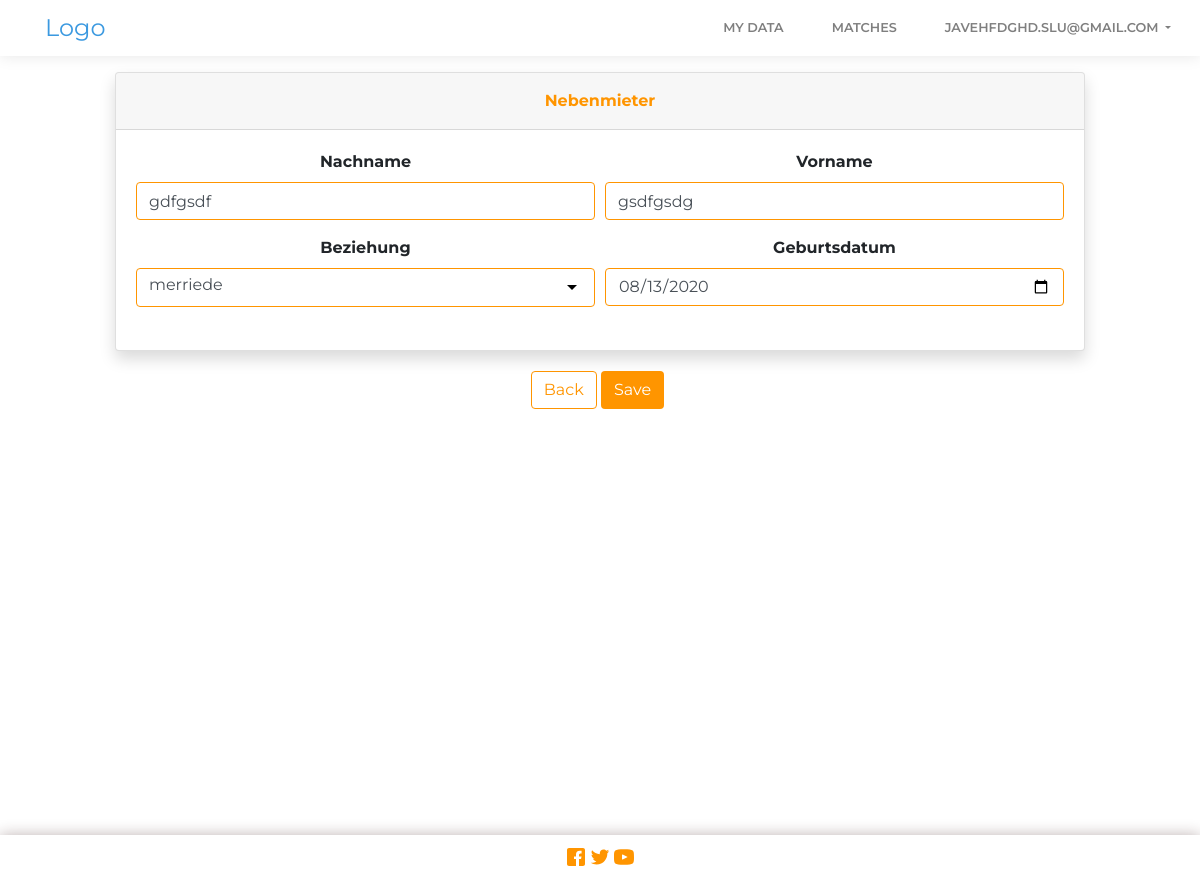
Screenshot of /update/nebenmieter/4 (signed in) with the database file from the repository.
### accounts/models.py (models this page shows, shortened)
class User(AbstractBaseUser, PermissionsMixin):
    email = models.EmailField(_('email address'), unique=True)
    role = models.CharField(max_length=254,default='mieter')
    is_staff = models.BooleanField(default=False)
    is_active = models.BooleanField(default=True)
    date_joined = models.DateTimeField(default=timezone.now)
    USERNAME_FIELD = 'email'
    REQUIRED_FIELDS = []
    objects = CustomUserManager()

### mieter/models.py (models this page shows, shortened)
class Nebenmieter(models.Model):
	mieter = models.ForeignKey(User, on_delete=models.CASCADE)
	nachname = models.CharField(max_length=50,null=True, blank=True, default='')
	vorname = models.CharField(max_length=50,null=True, blank=True, default='')
	geburtsdatum = models.DateTimeField(auto_now_add=False,null=True, blank=True)

### mieter/views.py (the view, shortened to what this page needs)
# urls.py: path('update/nebenmieter/<pk>', NebenmieterUpdateFormView.as_view(),name="nebenmieter_update"),
class NebenmieterUpdateFormView(LoginRequiredMixin, UpdateView):
	template_name = 'nebenmieter_update_form.html'
	model = Nebenmieter
	def dispatch(self, request, *args, **kwargs):
		handler = super().dispatch(request, *args, **kwargs)
		user = request.user
		post = self.get_object()
		if not (post.mieter == user):
			return redirect('/')
		return handler
	def get(self,request,*args,**wargs):
		beziehungs = Beziehung.objects.all()
		form_class = NebenmieterForm(instance=self.get_object())
		return render(request,self.template_name, {'form': form_class, 'information': self.get_object(), 'beziehungs': beziehungs})

### mieter/forms.py
class NebenmieterForm(forms.ModelForm):
	class Meta:
		model = Nebenmieter
		exclude = ['mieter',]

### mieter/models.py (called while the page is built)
	def __str__(self):
		return f"{self.nebenmieter.pk} {self.beziehung.beziehung}"

### mieter/templatetags/check.py (called while the page is built)
@register.simple_tag()
def check_Nebenmieter_Beziehung_select(nebenmieter, beziehung):
	try:
		return NebenmieterBeziehung.objects.get(nebenmieter=nebenmieter, beziehung=beziehung )
	except:
		pass
	return None

### mieter/templates/nebenmieter_update_form.html (shortened to what this page needs)
<!DOCTYPE html>
<html lang="en">
<head>
    {% load static %}
    {% load check %}
    <link rel="stylesheet" href="https://cdn.jsdelivr.net/npm/bootstrap-select@1.13.14/dist/css/bootstrap-select.min.css">
    <link rel="stylesheet" href="{% static 'bootstrap.min.css' %}" media=all>
    <link rel="preload" href="{% static 'font-awesome.min.css' %}" as="style" onload="this.onload=null;this.rel='stylesheet'">
    <link href="{% static 'selectize.css' %}" rel="stylesheet">
<nav class="navbar navbar-light navbar-expand-lg fixed-top bg-white clean-navbar" style="padding: 0.3rem;">
    <div class="container" style="padding: 0px; padding-left: 5px;  max-width: 100%;">
        <div>
              <a class="navbar-brand logo" href="" style="color: rgb(59,153,224); vertical-align: middle; text-align: center;">Logo</a>
        </div>
        <div class="collapse navbar-collapse" id="navcol-1" style="padding: 0px; margin: 0px; vertical-align: middle; align-content: center; text-align: center;">
            <ul class="nav navbar-nav ml-auto">
                <li class="nav-item" role="presentation" style="padding-right: 1rem; padding-left: 1rem;">
                    <a class=" nav-link " href="{% url 'index' %}">My Data</a>
                </li>
                <li class="nav-item" role="presentation" style="padding-right: 1rem; padding-left: 1rem;">
                    <a class=" nav-link " href="{% url 'matches' %}">Matches</a>
                </li>
                <li class="nav-item" style="padding-right: 1rem; padding-left: 1rem;">
                    <a class="nav-link dropdown-toggle" href="#" id="userMenu" data-toggle="dropdown" aria-haspopup="true" aria-expanded="false">
                        {{request.user.email}}
                    </a>
                </li>
            </ul>
        </div>
    </div>
</nav>
</head>
<body class="text-center">
    <br/><br/><br/>
        <section style="min-height: 763px;">
            <div id="wrapper">
                <div class="d-flex flex-column" id="content-wrapper">
                    <div id="content">
                    <div class="container-fluid">
                        <div class="row mb-3">
                            <div class="offset-md-1 col-md-10">
                                <form class='my-ajax-form-contact' method='POST'>
                                    <div class="row">
                                        <div class="col">
                                            <div class="card shadow">
                                                    <div class="card-header py-3">
                                                        <p class="text-primary m-0 font-weight-bold">Nebenmieter</p>
                                                    </div>
                                                    <div class="card-body">
                                                            <div class="form-row">
                                                                <div class="col">
                                                                    <div class="form-group">
                                                                        <label for="address"><strong>Nachname</strong></label>
                                                                        <input type="text" name="nachname" value="{{information.nachname|default_if_none:""}}" class="form-control custom_input" placeholder="Nachname" id="id_address1" >
                                                                    </div>
                                                                </div>
                                                                <div class="col">
                                                                    <div class="form-group">
                                                                        <label for="address2"><strong>Vorname</strong></label>
                                                                        <input type="text" name="vorname" value="{{information.vorname|default_if_none:""}}" class="form-control custom_input" placeholder="Vorname" id="id_address2">
                                                                    </div>
                                                                </div>
                                                            </div>
                                                            <div class="form-row">
                                                                <div class="col">
                                                                    <div class="form-group tt">
                                                                        <label for="address"><strong>Beziehung</strong></label>
                                                                    </div>
                                                                </div>
                                                                <div class="col">
                                                                    <div class="form-group">
                                                                        <label for="address2"><strong>Geburtsdatum</strong></label>
                                                                        <input type="date" name="geburtsdatum" value="{{information.geburtsdatum|date:'Y-m-d'}}" class="form-control custom_input" placeholder="Geburtsdatum" id="id_address2" >
                                                                    </div>
                                                                </div>
                                                            </div>
                                                    </div>
                                            </div>
                                        </div>
                                    </div>
                                    <div class="form-group" style="margin-top: 20px;">
                                        <a data-toggle="modal" data-target="#back_modal" class="btn" style="background: white;color: #ff9500;border: 1px solid #ff9500" >Back</a>
                                        <button class="btn" value="contactinfoform" style="margin-right: 5px;background: #ff9500;color: white;" stype="submit">Save</button>
                                    </div>
                                 </form>
                            </div>
                        </div>
                    </div>
                </div>
            </div>
        </section>
    <footer class="footer" style="text-align: center;fill: #ff9500;height: 43px;box-shadow: 0 0 15px rgb(56 23 23 / 32%);">
    </footer>
</body>
</html>

### mieter/templates/nebenmieter_update_form.html (style rules this page uses)
.text-primary { color: #ff9500 !important; }
.custom_input , .selectize-input { border: 1px solid #ff9500; text-align: left; font-size: 16px; }

### rows the page displays
User: user.email "JAVEHFDGHD.SLU@GMAIL.COM"
Nebenmieter: nachname "gdfgsdf", vorname "gsdfgsdg", geburtsdatum "08/13/2020"
